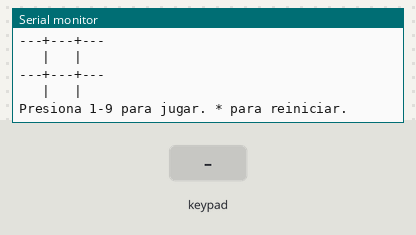
A sketch run on a simulated Arduino Uno, built with avr-gcc and run on an emulated ATmega328P. Shown: the last lines printed to the serial monitor. The test bench sets the inputs (shaded band). Random numbers use the default seed unless the sketch sets one.

Above: at 1.2 s.
1.3 s: key '1' pressed
At 2.2 s:
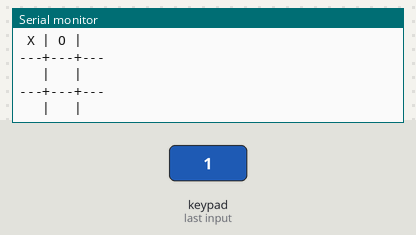
2.8 s: keypad keys 4 5 6 7 pressed 0.4 s apart
At 4.1 s:
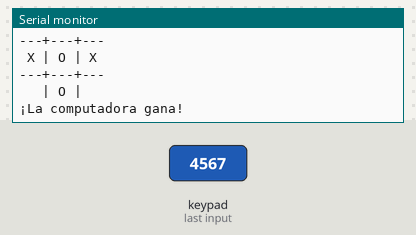
5.9 s: key '*' pressed
At 7.1 s:
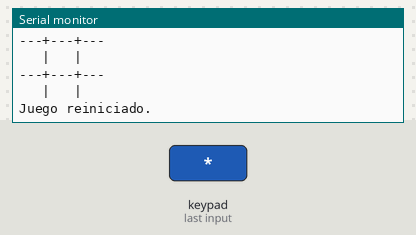
7.4 s: keypad keys 4 5 6 7 # pressed 0.4 s apart
At 9.7 s:
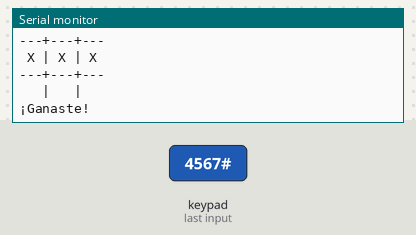
Timing chart, 0 to 11.2 s (numbered marks = the images above; inputs shaded):
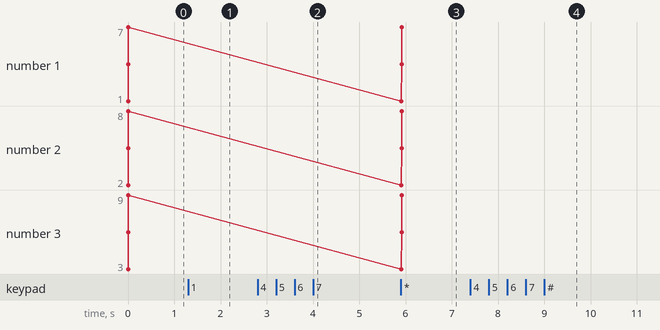

The sketch:

Gato_Game.ino
```cpp
// Libreria para utilizar el keypad externo conectado a la ESP32
#include <Keypad.h>

// Se usaran para definir las dimensiones del teclado, en este caso son 4 filas y 4 columnas
#define filas     4
#define columnas  4

// Matriz que identifica el mapa de teclas, o sea, es una representacion fisica de cada tecla del keypad
char matriz[filas][columnas] = {
  {'1', '2', '3', 'A'},
  {'4', '5', '6', 'B'},
  {'7', '8', '9', 'C'},
  {'*', '0', '#', 'D'}
};

// Pines para filas y columnas
byte pin_filas[filas]    = {4, 5, 6, 7};
byte pin_colum[columnas] = {9, 10, 11, 12};

// Establecimiento del objeto teclado de tipo keypad
// Utiliza la matriz previamente definida para ser utilizada como mapa interno por la libreria e identificar asi cada tecla
Keypad teclado = Keypad(makeKeymap(matriz), pin_filas, pin_colum, filas, columnas);

// Se establece la estructura del gato donde se juega
char tablero[3][3];
char jugador = 'X';   // Jugador
char cpu     = 'O';   // Computadora
bool juegoTerminado = false; // Booleano que ayuda a identificar si el juego ha finalizado y no aceptar mas jugadas

void setup() {
  Serial.begin(115200); // se inicia la comunicacion serie a 115200 baudios
  randomSeed(analogRead(0)); // inicia el generador de numeros aleatorios asignado a un pin no usado,

  limpiarTablero(); // primero se limpia el tablero del gato
  imprimirMatrizOriginal(); // se imprime la matriz original para mostrar que botones se pueden presionar para jugar
  imprimirTablero(); // muestra el primer estado del tablero
  Serial.println("\nPresiona 1-9 para jugar. * para reiniciar."); // instruccion de como jugar
}

void loop() {
  char entrada = teclado.getKey(); // revisa si un boton del keypad es presionado y guarda el caracter correspondiente

  if (!entrada) return;

  // realiza una función de reseteo si el boton * es presionado
  if (entrada == '*') {
    limpiarTablero();
    juegoTerminado = false;
    imprimirMatrizOriginal();
    imprimirTablero();
    Serial.println("\nJuego reiniciado.");
    return;
  }

  if (juegoTerminado) return;

  // Transcurso del juego que define movimientos del jugador, imprime la actualizacion
  // correspondiente del tablero despues del movimiento, revisa si hay victoria o empate y llama
  // al metodo movimientoCPU para que la computadora haga su movimiento
  if (entrada >= '1' && entrada <= '9') {
    // resta 1 a la entrada asginada por el boton presionado para adecuarlo a las posiciones disponibles
    // dentro de la matriz (0 - 8)
    int pos = entrada - '1';
    // convierte la posicion creada a partir de la entrada del keypad en coordenadas [x,y]
    int fila = pos / 3;
    int col  = pos % 3;

    // Este if revisa si la casilla esta vacia
    if (tablero[fila][col] == ' ') {
      tablero[fila][col] = jugador;

      imprimirTablero();

      // Revisa si el jugador gana por medio del metodo hayGanador
      if (hayGanador(jugador)) {
        Serial.println("\n¡Ganaste!");
        juegoTerminado = true;
        return;
      }

      if (tableroLleno()) {
        Serial.println("\nEmpate.");
        juegoTerminado = true;
        return;
      }

      // Turno de la computadora
      movimientoCPU();

    } else {
      Serial.println("\nCasilla ocupada.");
    }
  }
}

// Metodo para limpiar el tablero cuando se pulsa el boton de reseteo (*)
void limpiarTablero() {
  for (int i = 0; i < 3; i++)
    for (int j = 0; j < 3; j++)
      tablero[i][j] = ' ';
}

// Metodo para mostrar la matriz original (teclas) como guia visual para que el jugador sepa que botones puede utilizar
void imprimirMatrizOriginal() {
  Serial.println("\n--- MATRIZ DEL JUEGO (TECLAS) ---");
  Serial.println(" 1 | 2 | 3 ");
  Serial.println("---+---+---");
  Serial.println(" 4 | 5 | 6 ");
  Serial.println("---+---+---");
  Serial.println(" 7 | 8 | 9 ");
}

// Metodo para mostrar el estado actual del tablero cada que se realiza un movimiento,
// independiente de si este movimiento es del jugador o la cpu
void imprimirTablero() {
  Serial.println("\n--- ESTADO ACTUAL ---");
  for (int i = 0; i < 3; i++) {
    Serial.print(" ");
    for (int j = 0; j < 3; j++) {
      Serial.print(tablero[i][j]);
      if (j < 2) Serial.print(" | "); // Separadores entre columnas
    }
    Serial.println();
    if (i < 2) Serial.println("---+---+---"); // Separadores entre filas
  }
}

// Metodo que constantemente verifica si hay ganador, recorriendo filas, columnas y diagonales
// Se utiliza como parametro un caracter previamente definido (X para el jugador y O para la CPU)
// para ver si estos hay 3 de estos caracteres seguidos en una linea vertical, horizontal o diagonal
bool hayGanador(char p) {
  for (int i = 0; i < 3; i++)
    if (tablero[i][0] == p && tablero[i][1] == p && tablero[i][2] == p)
      return true;

  for (int j = 0; j < 3; j++)
    if (tablero[0][j] == p && tablero[1][j] == p && tablero[2][j] == p)
      return true;

  if (tablero[0][0] == p && tablero[1][1] == p && tablero[2][2] == p)
    return true;

  if (tablero[0][2] == p && tablero[1][1] == p && tablero[2][0] == p)
    return true;

  return false;
}

// Metodo que verifica si el tablero está lleno y definir un empate si es así
bool tableroLleno() {
  for (int i = 0; i < 3; i++)
    for (int j = 0; j < 3; j++)
      if (tablero[i][j] == ' ')
        return false;
  return true;
}

// Metodo que define los movimientos de la computadora basandose en la eleccion de
// casillas aleatorias dentro del trablero
void movimientoCPU() {
  int libres[9]; // arreglo que guarda las posiciones de las casillas vacias
  int n = 0; // contador de cuantas casillas libres se han encontrado

  // Recorre el tablero para buscar alguna casilla vacia y guarda la posicion en el arreglo libres[]
  for (int i = 0; i < 3; i++)
    for (int j = 0; j < 3; j++)
      if (tablero[i][j] == ' ')
        libres[n++] = i * 3 + j;

  if (n == 0) return; // si no hay casillas vacías, no hace nada

  // Elige una casilla al azar y convierte esa eleccion en coordenadas [x,y]
  int eleccion = libres[random(n)];
  int fila = eleccion / 3;
  int col  = eleccion % 3;

  tablero[fila][col] = cpu; // usando las coordenadas, se coloca el caracter asignado al cpu

  imprimirTablero(); // imprime el tablero actualizado despues del movimiento

  // Verifica si la cpu gano
  if (hayGanador(cpu)) {
    Serial.println("\n¡La computadora gana!");
    juegoTerminado = true;
    return;
  }

  // Revisa el metodo de tableroLleno; si regresa true, se declara un empate
  if (tableroLleno()) {
    Serial.println("\nEmpate.");
    juegoTerminado = true;
    return;
  }
}
```

Measured:
- after the input at 1.3 s, the serial monitor: prints a new line at once (image 1)
- after the input at 2.8 s, the serial monitor: prints a new line after 0.40 s (image 2)
- after the input at 5.9 s, the serial monitor: prints a new line at once (image 3)
- after the input at 7.4 s, the serial monitor: prints a new line at once (image 4)
